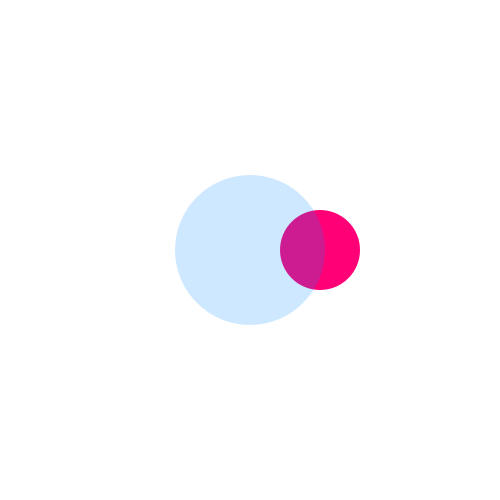
Frame 1 (no input)
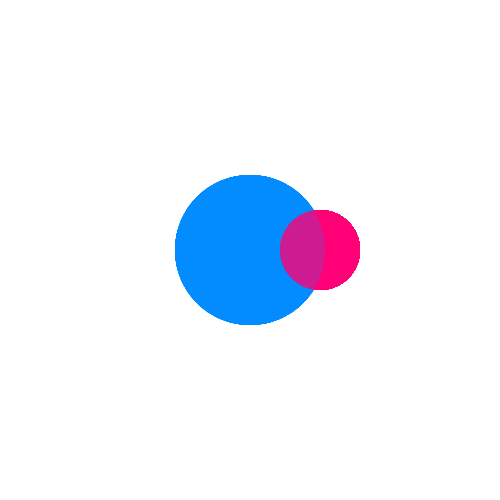
Frame 60 (the mouse pressed at the canvas centre just before this capture)
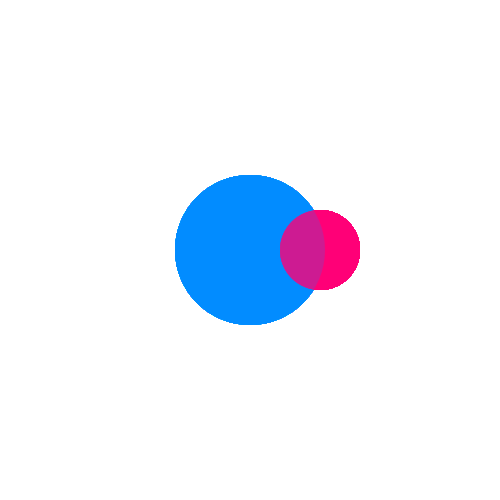
Frame 120 (the mouse held since frame 60 and released just before this capture)

The Processing sketch that drew these frames (run headless with seeded random() and noise(); from frame 60 on, the mouse is pressed at the canvas centre):

// Processing sketch: Day6_07_circleFunction
// ── Day6_07_circleFunction.pde
//----------------------------------------------------
// DT Bootcamp 2013, Parsons the New School for Design. 
// Day 6, For Loops and Functions
// Functions that take parameters
// http://processing.org/examples/functions.html
//----------------------------------------------------


// More Functions!

void setup() {
  size(500,500);
  smooth();
  background(255);
  
}

void draw() {
  
  //calls on the draw circle function with the numbers shown in the parens
  drawCircle(320, 250, 80, color(255,0,119));
  
  //again, but new numbers
  drawCircle(width/2, height/2, 150, color(0,138,255, 50));
}

//notice this function has 4 variable inputs that are referenced within the brackets
void drawCircle(int circX, int circY, int diameter, color c) {
  
  noStroke();
  fill(c);
  ellipse(circX,circY,diameter,diameter);
  
}
